Frame 1 (no input): blank canvas, image omitted
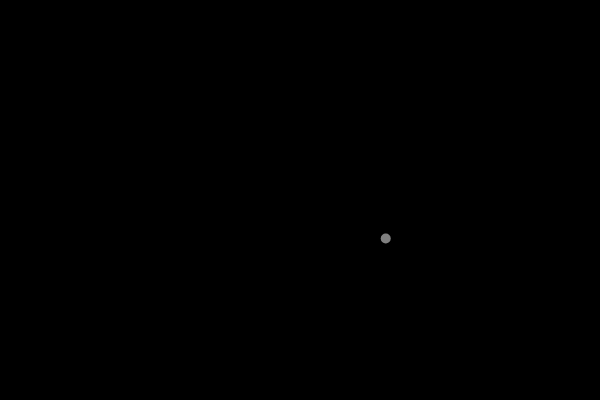
Frame 60 (no input)
Frame 120 (the mouse pressed at the canvas centre since frame 60): blank canvas, image omitted

The p5.js sketch that drew this single still picture (run headless with seeded random() and noise() and a simulated clock; from frame 60 on, the mouse is pressed at the canvas centre):

// p5.js sketch
// ── sketch.js
//var rockets = [];

function setup() {
  createCanvas(600, 400);
//  for(var i = 0; i < 1; i++) {
//    rockets[i] = new Rocket();
//  }
  rocket = new Rocket();
  
}

function draw() {
  background(0);
	
  rocket.move();
	rocket.render();
	if (rocket.alpha <= 0){
		paraticle = new FireworkParticle();
		paraticle.render();
	}else{
		rocket.render();
	}
}
// ── FireworkParticle().js
function FireworkParticle() {
  this.d = 5;
	this.particles = [];
	this.x = random(rocket.x-25, rocket.x+25);
	this.y = random(rocket.y-25, rocket.y+25);
  
  this.render = function() {
    noStroke();
    fill(random(100, 255), random(200, 255), random(150, 255));
    ellipse(this.x, this.y, this.d, this.d);
  }
  
}
// ── Rocket().js
function Rocket() {
  this.exploded = false;
  this.alpha = 255;
  this.d = 10;
  this.explodeRadius = 25;
  
  this.x = random(width/2 - 200, width/2 + 200);
  this.y = height;
  this.grav = 0.15;
  
  this.yspeed = random(6, 11);
  
  this.render = function() {
    fill(255, this.alpha);
    noStroke();
    ellipse(this.x, this.y, this.d, this.d);
  }
  
  this.move = function() {
    if (this.yspeed > 0) {
      this.yspeed -= this.grav;
      this.y -= this.yspeed; 
    }else if (this.yspeed > 0){
			this.yspeed += this.grav;
      this.y -= this.yspeed; 
		}
		this.alpha -=3;
  }
	
}
